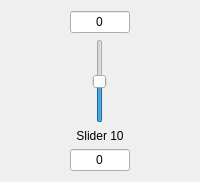
        <widget class="QWidget" name="wgt_sld_10" native="true">
         <property name="sizePolicy">
          <sizepolicy hsizetype="Minimum" vsizetype="Preferred">
           <horstretch>0</horstretch>
           <verstretch>0</verstretch>
          </sizepolicy>
         </property>
         <layout class="QGridLayout" name="gridLayout_11">
          <property name="sizeConstraint">
           <enum>QLayout::SetMinimumSize</enum>
          </property>
          <item row="1" column="0">
           <layout class="QVBoxLayout" name="verticalLayout_10">
            <item alignment="Qt::AlignHCenter">
             <widget class="QSlider" name="slider10">
              <property name="minimum">
               <number>-30</number>
              </property>
              <property name="maximum">
               <number>30</number>
              </property>
              <property name="singleStep">
               <number>1</number>
              </property>
              <property name="value">
               <number>0</number>
              </property>
              <property name="orientation">
               <enum>Qt::Vertical</enum>
              </property>
             </widget>
            </item>
            <item>
             <widget class="QLabel" name="label_slider10">
              <property name="sizePolicy">
               <sizepolicy hsizetype="Minimum" vsizetype="Preferred">
                <horstretch>0</horstretch>
                <verstretch>0</verstretch>
               </sizepolicy>
              </property>
              <property name="text">
               <string>Slider 10</string>
              </property>
              <property name="alignment">
               <set>Qt::AlignCenter</set>
              </property>
             </widget>
            </item>
           </layout>
          </item>
          <item row="2" column="0">
           <widget class="QLineEdit" name="lnEdit_freq_slider_10">
            <property name="sizePolicy">
             <sizepolicy hsizetype="Minimum" vsizetype="Fixed">
              <horstretch>0</horstretch>
              <verstretch>0</verstretch>
             </sizepolicy>
            </property>
            <property name="minimumSize">
             <size>
              <width>50</width>
              <height>0</height>
             </size>
            </property>
            <property name="maximumSize">
             <size>
              <width>60</width>
              <height>16777215</height>
             </size>
            </property>
            <property name="inputMask">
             <string/>
            </property>
            <property name="text">
             <string>0</string>
            </property>
            <property name="alignment">
             <set>Qt::AlignCenter</set>
            </property>
            <property name="readOnly">
             <bool>true</bool>
            </property>
           </widget>
          </item>
          <item row="0" column="0">
           <widget class="QLineEdit" name="lnEdit_gain_slider_10">
            <property name="sizePolicy">
             <sizepolicy hsizetype="Minimum" vsizetype="Fixed">
              <horstretch>0</horstretch>
              <verstretch>0</verstretch>
             </sizepolicy>
            </property>
            <property name="minimumSize">
             <size>
              <width>50</width>
              <height>0</height>
             </size>
            </property>
            <property name="maximumSize">
             <size>
              <width>60</width>
              <height>16777215</height>
             </size>
            </property>
            <property name="text">
             <string>0</string>
            </property>
            <property name="alignment">
             <set>Qt::AlignCenter</set>
            </property>
            <property name="readOnly">
             <bool>true</bool>
            </property>
           </widget>
          </item>
         </layout>
        </widget>
